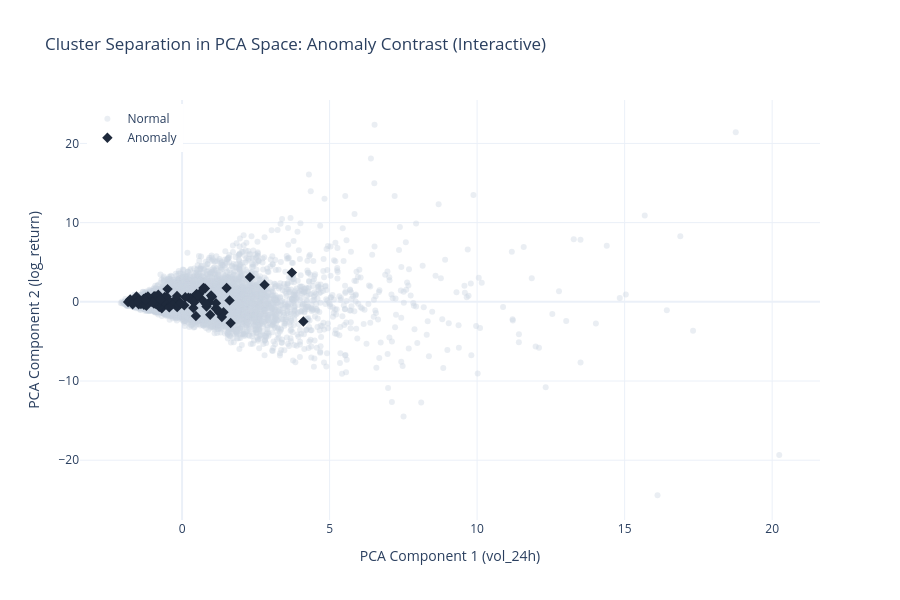

The notebook cell this image was saved under:
### Code cell
# PCA scatter plot
fig = go.Figure()

# Add Normal points - lighter, muted color
fig.add_trace(
    go.Scatter(
        x=df_model[df_model["is_anomaly"] == False]["pca1"],
        y=df_model[df_model["is_anomaly"] == False]["pca2"],
        mode="markers",
        name="Normal",
        marker=dict(color="#cbd5e1", size=6, opacity=0.4),  # Muted slate color
        hovertemplate="PCA1: %{x:.2f}<br>PCA2: %{y:.2f}<extra></extra>",
    )
)

# Anomaly points - darker, saturated color
fig.add_trace(
    go.Scatter(
        x=df_model[df_model["is_anomaly"] == True]["pca1"],
        y=df_model[df_model["is_anomaly"] == True]["pca2"],
        mode="markers",
        name="Anomaly",
        marker=dict(
            color="#1e293b", size=8, symbol="diamond", opacity=1.0
        ),  # Dark slate/navy color
        hovertemplate="<b>Anomaly</b><br>PCA1: %{x:.2f}<br>PCA2: %{y:.2f}<extra></extra>",
    )
)

fig.update_layout(
    title="Cluster Separation in PCA Space: Anomaly Contrast (Interactive)",
    xaxis_title="PCA Component 1 (vol_24h)",
    yaxis_title="PCA Component 2 (log_return)",
    template="plotly_white",
    hovermode="closest",
    height=600,
    legend=dict(yanchor="top", y=0.99, xanchor="left", x=0.01),
)

fig.show()

### Figure 1 — Plotly figure (JSON) as saved in the notebook; plotly's stock layout.template omitted (floating-point values rounded to 4 significant figures; data arrays with more than 128 entries replaced by an {"elided": "..."} marker saying what was removed)
{"data": [{"hovertemplate": "PCA1: %{x:.2f}<br>PCA2: %{y:.2f}<extra></extra>", "marker": {"color": "#cbd5e1", "opacity": 0.4, "size": 6}, "mode": "markers", "name": "Normal", "type": "scatter", "x": {"elided": "15388 float values"}, "y": {"elided": "15388 float values"}}, {"hovertemplate": "<b>Anomaly</b><br>PCA1: %{x:.2f}<br>PCA2: %{y:.2f}<extra></extra>", "marker": {"color": "#1e293b", "opacity": 1, "size": 8, "symbol": "diamond"}, "mode": "markers", "name": "Anomaly", "type": "scatter", "x": [-1.637, -0.5336, -1.359, -1.394, -1.831, 1.017, -0.1796, 1.263, 0.8286, 0.4118, 0.9258, 3.723, -0.07666, -1.545, -1.452, -1.47, 0.6617, -0.6873, -0.5897, -0.8063, 2.795, 0.9833, -0.3558, 0.2905, -1.14, 1.349, 0.362, 0.4677, 4.111, -0.5608, 1.405, -0.9477, -1.759, -1.32, -1.17, 0.7253, 2.299, 0.4879, 0.2171, -1.235, -0.1656, 0.8136, 0.1099, -0.2015, 0.07496, -1.675, -0.3257, 0.4807, 1.647, 0.5893, 1.61, 0.9529, -0.4927, -0.5214, 1.143, -0.1078, -0.4331, 0.7754, -1.286, -1.304, -0.9524, 1.246, 1.149, -0.7828, -1.481, -0.5037, -1.294, -1.207, -0.7682, -1.104, -0.7745, -0.1712, -0.8803, -0.7533, -0.7242, 0.3817, -0.8954, -1.158, -0.04212, 0.4943, 1.51, 0.3879, 0.5338, -0.8966, -1.21, -0.6266, -0.7346, -1.015, -1.238], "y": [0.1015, 0.3266, -0.07578, -0.2859, -0.01669, 0.6233, -0.09517, -1.344, -0.5945, -0.06079, -0.04631, 3.687, -0.1935, 0.6853, 0.1493, -0.3053, 0.332, -0.8128, 0.5998, 0.8946, 2.154, 0.8021, -0.1373, 0.4662, -0.02124, -1.921, 0.4917, -1.792, -2.496, -0.231, -1.318, 0.7098, 0.3057, -0.09935, 0.04343, 1.737, 3.122, 0.8923, 0.5294, 0.522, -0.677, -0.284, 0.5695, 0.3732, -0.4352, -0.3088, -0.2977, 0.4405, -2.67, 1.015, 0.1755, -1.63, 1.604, 0.6531, -0.8516, -0.3907, -0.7047, 1.678, -0.1361, 0.3715, -0.2287, -1.147, -0.1842, -0.2819, 0.0588, 0.2511, -0.3689, -0.2636, -0.1995, 0.1991, -0.6268, 0.7486, -0.2784, -0.05508, 0.1541, -0.7862, 0.6913, 0.6748, -0.1684, 0.9771, 1.749, -0.007078, 0.7855, 0.06429, -0.4923, -0.003584, 0.277, -0.04241, 0.2075]}], "layout": {"height": 600, "hovermode": "closest", "legend": {"x": 0.01, "xanchor": "left", "y": 0.99, "yanchor": "top"}, "title": {"text": "Cluster Separation in PCA Space: Anomaly Contrast (Interactive)"}, "xaxis": {"title": {"text": "PCA Component 1 (vol_24h)"}}, "yaxis": {"title": {"text": "PCA Component 2 (log_return)"}}}}
